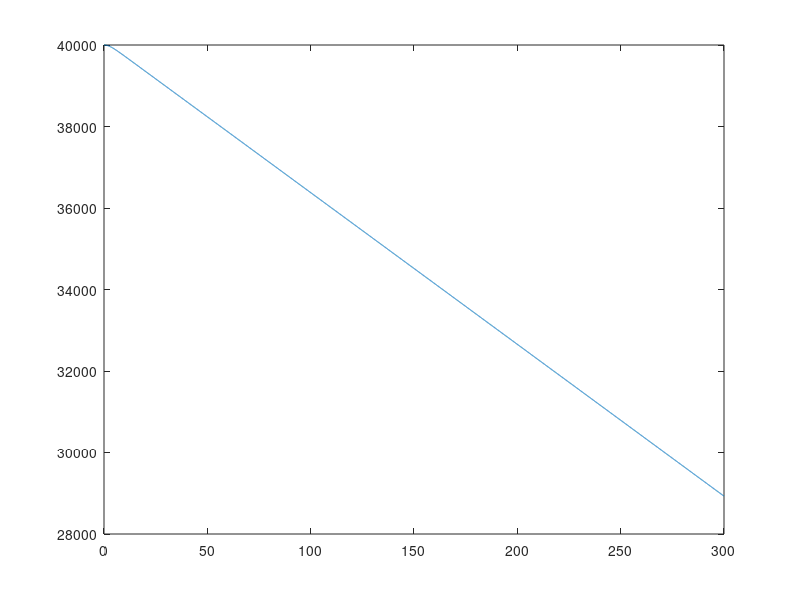
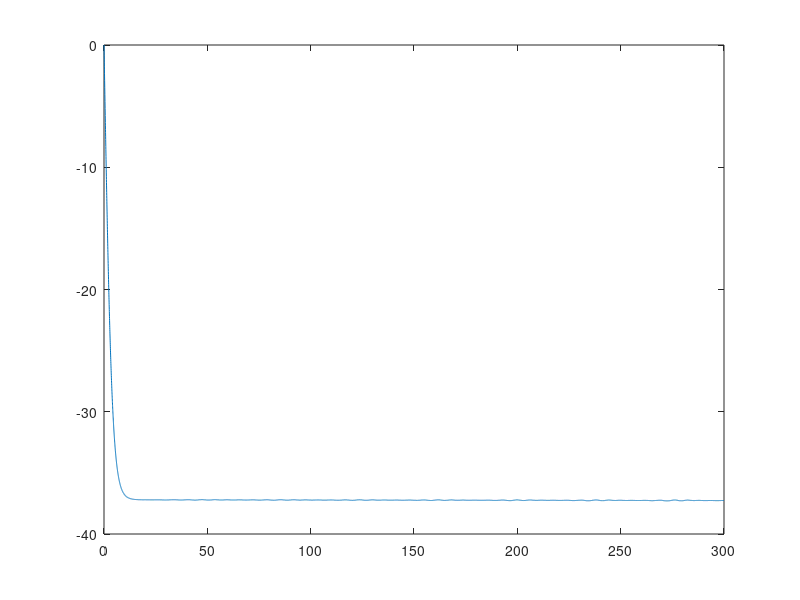

Write the MATLAB code that produced these figures, in order.
y0 = 40000;

g0 = 9.81;
m = 105;
S = 1.2;
cu = 1;
r = 6371000;
rhoz = 1.225;
g = @(y) g0 * (r / (r + y))^2;

f =  @(t, Y) -g(Y(1)) - rhoz*cu*S*Y(2)*abs(Y(2)) / (2*m);
F = @(t, Y) [Y(2); f(t, Y)];

tK = 300;
t = linspace(0, tK, 10000);

[~, Y] = ode45(F, t, [y0; 0]);

Y(end, 1)


figure
plot(t, Y(:,1))
figure
plot(t, Y(:,2))